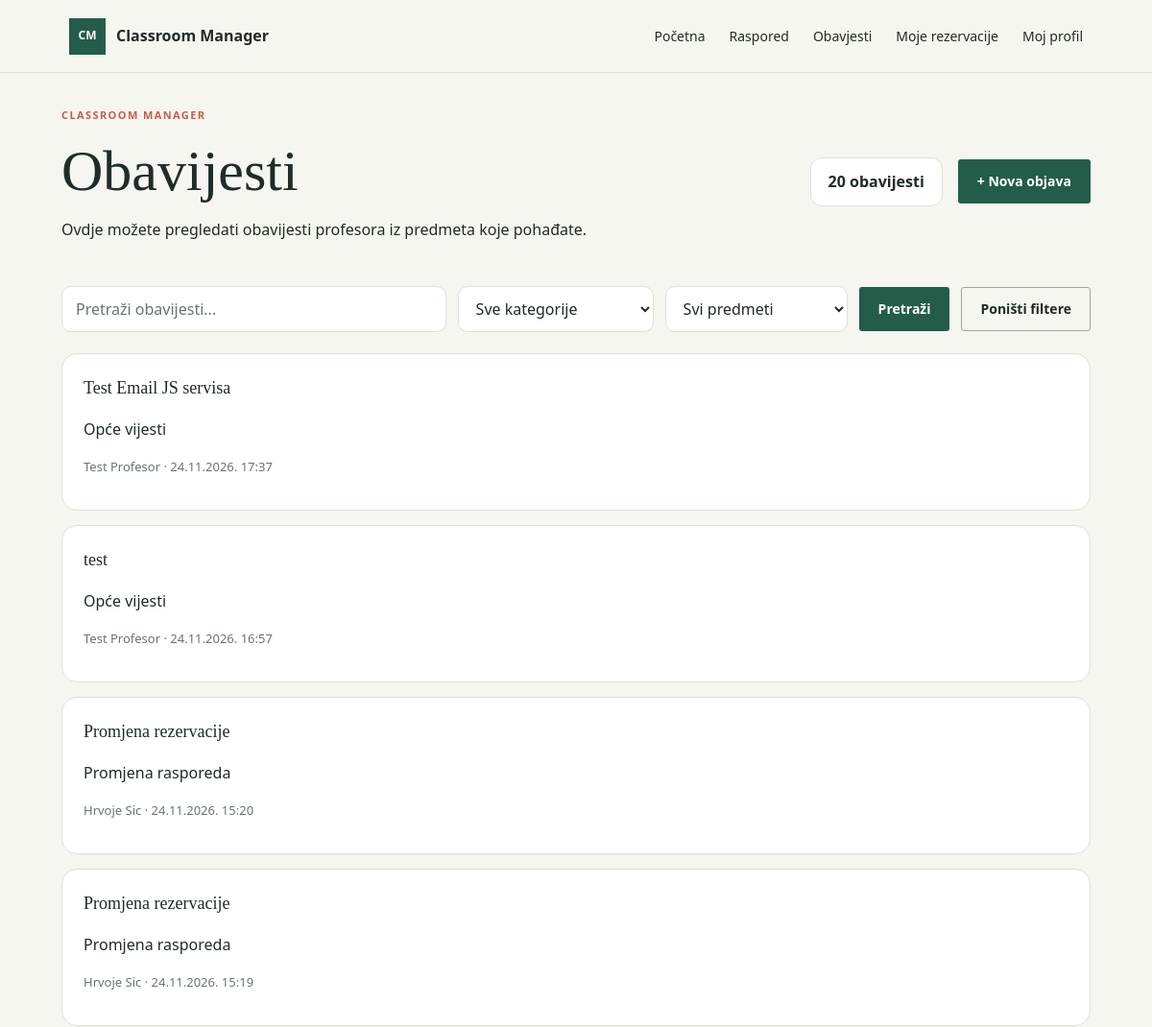
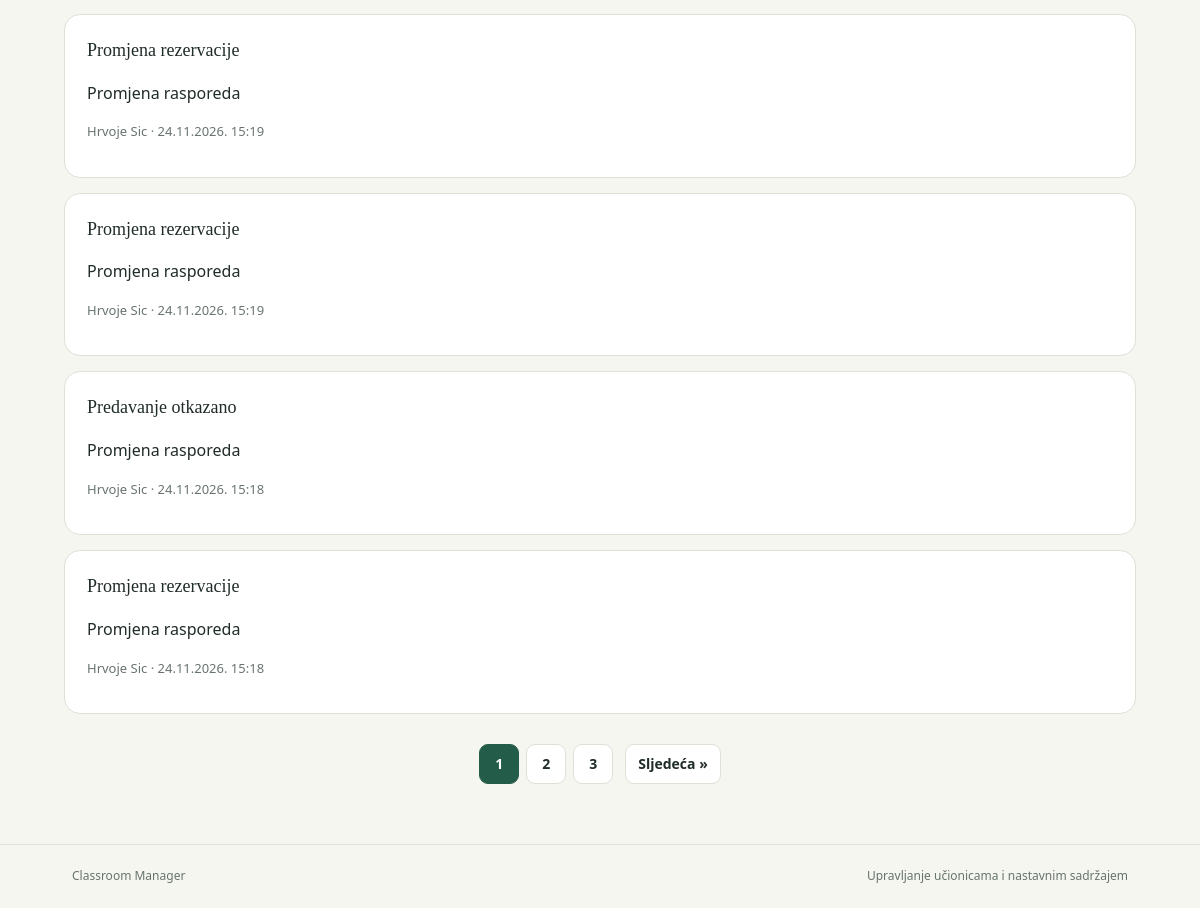
/notifications.php (signed in), run on the app's committed database (2 pictures, top to bottom).
### tables this page shows
CREATE TABLE `notifications` (
  `id` int(11) NOT NULL,
  `subject_id` int(11) DEFAULT NULL,
  `professor_id` int(11) NOT NULL,
  `title` varchar(255) NOT NULL,
  `message` text NOT NULL,
  `created_at` timestamp NOT NULL DEFAULT current_timestamp(),
  `image` varchar(255) DEFAULT NULL,
  `category_id` int(11) NOT NULL,
  `is_draft` tinyint(1) NOT NULL DEFAULT 0
);

CREATE TABLE `categories` (
  `id` int(11) NOT NULL,
  `name` varchar(100) NOT NULL
);

CREATE TABLE `users` (
  `id` int(11) NOT NULL,
  `Username` varchar(150) NOT NULL,
  `Email` varchar(150) NOT NULL,
  `Password` varchar(255) NOT NULL,
  `Role` varchar(50) NOT NULL DEFAULT 'Student',
  `Active` tinyint(1) NOT NULL DEFAULT 1
);

### config.php (called while the page is built, shortened)
<?php
function db(): PDO
{
    static $pdo;
    if ($pdo instanceof PDO) {
        return $pdo;
    }
    $host = getenv('DB_HOST') ?: '127.0.0.1';
    $name = getenv('DB_NAME') ?: 'classroommanager';
    $user = getenv('DB_USER') ?: 'root';
    $password = getenv('DB_PASS');
    $password = $password === false ? '' : $password;
    $pdo = new PDO(
        "mysql:host={$host};dbname={$name};charset=utf8mb4",
        $user,
        $password,
        [
            PDO::ATTR_ERRMODE => PDO::ERRMODE_EXCEPTION,
            PDO::ATTR_DEFAULT_FETCH_MODE => PDO::FETCH_ASSOC,
            PDO::ATTR_EMULATE_PREPARES => false,
        ]
    );
    return $pdo;
}

### functions.php (called while the page is built, shortened)
<?php
function e(string|int|null $value): string
{
    return htmlspecialchars((string) $value, ENT_QUOTES | ENT_SUBSTITUTE, 'UTF-8');
}
function current_user(): ?array
{
    $statement = db()->prepare(
        'SELECT id, Username, Email, Password, Role, Active FROM users WHERE Email = :email LIMIT 1'
    );
    $statement->execute(['email' => $_SESSION['user_email']]);
    $user = $statement->fetch();
    return $user;
}

### notifications.php (the view, shortened to what this page needs)
<?php
require_once __DIR__ . '/config.php';
require_once __DIR__ . '/functions.php';
$user = current_user();
$userId = $user['id'] ?? $user['ID'] ?? null;
$isProfessor = ($user['Role'] ?? '') === 'Professor';
$isAdmin = ($user['Role'] ?? '') === 'Admin';
$stmt = db()->prepare("
    SELECT DISTINCT
        n.id,
        n.subject_id,
        n.professor_id,
        n.title,
        n.message,
        n.created_at,
        n.image,
        n.category_id,
        n.is_draft,
        c.name AS category_name,
        s.name AS subject_name,
        u.username AS professor_name
    FROM notifications n
    JOIN users u ON u.id = n.professor_id
    LEFT JOIN categories c ON c.id = n.category_id
    LEFT JOIN subjects s ON s.id = n.subject_id
    LEFT JOIN user_subjects us
        ON us.subject_id = n.subject_id
        AND us.user_id = :user_id
    WHERE (
        n.subject_id IS NULL
        OR us.user_id IS NOT NULL
        OR :is_admin = 1
        OR n.professor_id = :author_id
    )
    AND (
        n.is_draft = 0
        OR :is_admin_draft = 1
        OR n.professor_id = :draft_author_id
    )
    ORDER BY n.created_at DESC
");
$stmt->execute([
    'user_id' => $userId,
    'is_admin' => $isAdmin ? 1 : 0,
    'author_id' => $userId,
    'is_admin_draft' => $isAdmin ? 1 : 0,
    'draft_author_id' => $userId,
]);
$allNotifications = $stmt->fetchAll(PDO::FETCH_ASSOC);
$selectedCategory = (int)($_GET['category'] ?? 0);
$selectedSubject = (int)($_GET['subject'] ?? 0);
$searchTerm = trim($_GET['search'] ?? '');
$categories = [];
foreach ($allNotifications as $notification) {
    if (!empty($notification['category_id'])) {
        $categories[$notification['category_id']] =
            $notification['category_name'];
    }
}
$isGeneralNewsCategory = (
    isset($categories[$selectedCategory]) &&
    $categories[$selectedCategory] === 'Opće vijesti'
);
$notifications = array_filter(
    $allNotifications,
    function ($notification) use (
        $selectedCategory,
        $selectedSubject,
        $searchTerm
    ) {
        if (
            $selectedCategory > 0 &&
            (int)$notification['category_id'] !== $selectedCategory
        ) {
            return false;
        }
        if (
            $selectedSubject > 0 &&
            (int)$notification['subject_id'] !== $selectedSubject
        ) {
            return false;
        }
        if ($searchTerm !== '') {
            $searchTitle = stripos(
                $notification['title'],
                $searchTerm
            ) !== false;
            $searchMessage = stripos(
                $notification['message'],
                $searchTerm
            ) !== false;
            if (!$searchTitle && !$searchMessage) {
                return false;
            }
        }
        return true;
    }
);
$notifications = array_values($notifications);
$totalNotifications = count($notifications);
$perPage = 8;
$totalPages = max(1, (int)ceil($totalNotifications / $perPage));
$currentPage = max(1, (int)($_GET['page'] ?? 1));
$currentPage = min($currentPage, $totalPages);
$offset = ($currentPage - 1) * $perPage;
$notifications = array_slice($notifications, $offset, $perPage);
require __DIR__ . '/header.php';
?>
<main class="page-shell notifications-page">
    <div class="notifications-heading">
        <div>
            <p class="eyebrow">CLASSROOM MANAGER</p>
            <h1>Obavijesti</h1>
            <p class="muted">
                Ovdje možete pregledati obavijesti profesora
                iz predmeta koje pohađate.
            </p>
        </div>
        <div class="notifications-actions">
            <div class="notification-count">
                <?= $totalNotifications ?> obavijesti
            </div>
            <?php if ($isProfessor): ?>
                <a href="create_post.php" class="button button-primary">
                    + Nova objava
                </a>
            <?php endif; ?>
        </div>
    </div>
    <form method="GET" class="notification-filters">
        <input
            type="search"
            name="search"
            placeholder="Pretraži obavijesti..."
            value="<?= e($searchTerm) ?>"
            class="notification-search"
        >
        <select name="category" onchange="this.form.submit()">
            <option value="0">Sve kategorije</option>
        </select>
        <select
            name="subject"
            onchange="this.form.submit()"
            <?= $isGeneralNewsCategory ? 'disabled' : '' ?>
        >
            <option value="0">Svi predmeti</option>
        </select>
        <button type="submit" class="button button-primary">
            Pretraži
        </button>
        <a href="notifications.php" class="button button-secondary">
            Poništi filtere
        </a>
    </form>
    <section class="notification-list">
        <?php if (empty($notifications)): ?>
            <div class="notification-empty">
                <h2>Trenutno nema obavijesti</h2>
                <p class="muted">
                    Kada profesor objavi obavijest iz predmeta
                    koje pohađate, ona će se pojaviti ovdje.
                </p>
            </div>
        <?php else: ?>
            <?php foreach ($notifications as $notification): ?>
                <a
                    href="view_notification.php?id=<?= (int) $notification['id'] ?>"
                    class="notification-card notification-card-link"
                >
                    <div class="notification-card-top">
                        <div>
                            <h2>
                                <?= e($notification['title'] !== '' ? $notification['title'] : 'Nacrt bez naslova') ?>
                            </h2>
                            <p class="notification-category">
                                <?= e($notification['category_name'] ?? 'Bez kategorije') ?>
                            </p>
                            <p class="notification-meta">
                                <?= e($notification['professor_name']) ?>
                                ·
                                <?= date(
                                    'd.m.Y. H:i',
                                    strtotime($notification['created_at'])
                                ) ?>
                            </p>
                        </div>
                    </div>
                </a>
            <?php endforeach; ?>
        <?php endif; ?>
    </section>
    <?php if ($totalPages > 1): ?>
    <?php
    $paginationBase = 'notifications.php?' . http_build_query([
        'category' => $selectedCategory,
        'subject' => $selectedSubject,
        'search' => $searchTerm
    ]);
    ?>
    <nav class="notification-pagination" aria-label="Stranice obavijesti">
        <div class="pagination-numbers">
            <?php for ($page = 1; $page <= $totalPages; $page++): ?>
                <a
                    href="<?= e($paginationBase . '&page=' . $page) ?>"
                    class="pagination-number <?= $page === $currentPage ? 'active' : '' ?>"
                    <?= $page === $currentPage ? 'aria-current="page"' : '' ?>
                >
                    <?= $page ?>
                </a>
            <?php endfor; ?>
        </div>
        <?php if ($currentPage < $totalPages): ?>
            <a
                href="<?= e($paginationBase . '&page=' . ($currentPage + 1)) ?>"
                class="pagination-button"
            >
                Sljedeća &raquo;
            </a>
        <?php endif; ?>
    </nav>
<?php endif; ?>
</main>
<?php require __DIR__ . '/footer.php'; ?>

### assets/style.css (style rules this page uses)
:root { color-scheme: light; --ink: #202c29; --muted: #68746e; --paper: #f5f6ef; --surface: #ffffff; --line: #dce2d8; --green: #245c4a; --green-dark: #193f34; --lime: #dce98a; --coral: #c65e48; --danger-bg: #fff0ec; --success-bg: #edf6e9; }
* { box-sizing: border-box; }
body { margin: 0; min-height: 100vh; display: flex; flex-direction: column; background: var(--paper); color: var(--ink); font-family: "Trebuchet MS", "Segoe UI", sans-serif; font-size: 16px; line-height: 1.55; }
a { color: var(--green); }
nav { display: flex; align-items: center; gap: 25px; }
nav a { color: var(--ink); font-size: 14px; text-decoration: none; }
.page-shell { width: min(1120px, calc(100% - 48px)); margin: 0 auto; flex: 1; }
.eyebrow { margin: 0 0 18px; color: var(--coral); font-size: 11px; font-weight: 700; letter-spacing: 1.4px; }
h1, h2 { margin: 0; font-family: Georgia, "Times New Roman", serif; font-weight: 400; letter-spacing: 0; }
h1 { font-size: clamp(42px, 5vw, 64px); line-height: 1.08; }
.button { min-height: 46px; display: inline-flex; align-items: center; justify-content: center; padding: 11px 19px; border: 1px solid transparent; border-radius: 3px; cursor: pointer; font: inherit; font-size: 14px; font-weight: 700; text-decoration: none; transition: background-color 140ms ease, color 140ms ease, border-color 140ms ease; }
.button-primary { background: var(--green); color: #fff; }
.button-secondary { border-color: #9baa9e; background: transparent; color: var(--ink); }
input { width: 100%; min-height: 44px; padding: 10px 12px; border: 1px solid #cbd4cb; border-radius: 2px; background: #fff; color: var(--ink); font: inherit; }

### assets/notifications.css (style rules this page uses)
.notifications-page { padding-top: 35px; padding-bottom: 60px; }
.notifications-heading { display: flex; justify-content: space-between; align-items: center; gap: 20px; margin-bottom: 30px; }
.notifications-heading h1 { margin: 5px 0 8px; }
.notification-count { background: var(--surface); border: 1px solid var(--line); border-radius: 12px; padding: 12px 18px; font-weight: 600; }
.notification-filters { display: flex; gap: 10px; margin-bottom: 22px; }
.notification-list { display: grid; gap: 15px; }
.notification-card { background: var(--surface); border: 1px solid var(--line); border-radius: 16px; padding: 22px; }
.notification-card-top { display: flex; justify-content: space-between; align-items: flex-start; gap: 15px; }
.notification-card h2 { font-size: 18px; margin: 0 0 7px; }
.notification-meta { color: var(--muted); font-size: 13px; }
.notifications-actions { display: flex; align-items: center; gap: 16px; }
.notification-card-link { display: block; color: inherit; text-decoration: none; cursor: pointer; transition: transform 0.2s ease, border-color 0.2s ease; }
.notification-card-link h2 { transition: color 0.2s ease; }
.notification-filters { display: flex; align-items: center; gap: 12px; margin-bottom: 22px; flex-wrap: wrap; }
.notification-filters select { min-width: 190px; padding: 11px 14px; border: 1px solid var(--line); border-radius: 10px; background: var(--surface); color: var(--ink); font: inherit; cursor: pointer; }
.notification-pagination { display: flex; justify-content: center; align-items: center; gap: 12px; margin-top: 30px; flex-wrap: wrap; }
.pagination-numbers { display: flex; align-items: center; gap: 7px; }
.pagination-button, .pagination-number { display: inline-flex; justify-content: center; align-items: center; min-width: 40px; height: 40px; padding: 0 12px; border: 1px solid var(--line); border-radius: 9px; background: var(--surface); color: var(--ink); text-decoration: none; font-weight: 600; transition: background .2s ease, color .2s ease; }
.pagination-number.active { background: var(--green); border-color: var(--green); color: white; }
.notification-search { flex: 1; min-width: 220px; padding: 11px 14px; border: 1px solid var(--line); border-radius: 10px; background: var(--surface); color: var(--ink); font: inherit; }
.notification-search::placeholder { color: var(--muted); }

### data on the page
notifications: title "Test Email JS servisa", category.name "Opće vijesti", professor.Username "Test Profesor", created_at "24.11.2026. 17:37"
notifications: title "test", category.name "Opće vijesti", professor.Username "Test Profesor", created_at "24.11.2026. 16:57"
notifications: title "Promjena rezervacije", category.name "Promjena rasporeda", professor.Username "Hrvoje Sic", created_at "24.11.2026. 15:20"
notifications: title "Promjena rezervacije", category.name "Promjena rasporeda", professor.Username "Hrvoje Sic", created_at "24.11.2026. 15:19"
notifications: title "Promjena rezervacije", category.name "Promjena rasporeda", professor.Username "Hrvoje Sic", created_at "24.11.2026. 15:19"
notifications: title "Promjena rezervacije", category.name "Promjena rasporeda", professor.Username "Hrvoje Sic", created_at "24.11.2026. 15:19"
notifications: title "Predavanje otkazano", category.name "Promjena rasporeda", professor.Username "Hrvoje Sic", created_at "24.11.2026. 15:18"
notifications: title "Promjena rezervacije", category.name "Promjena rasporeda", professor.Username "Hrvoje Sic", created_at "24.11.2026. 15:18"

### other printed values
$totalNotifications "20"
